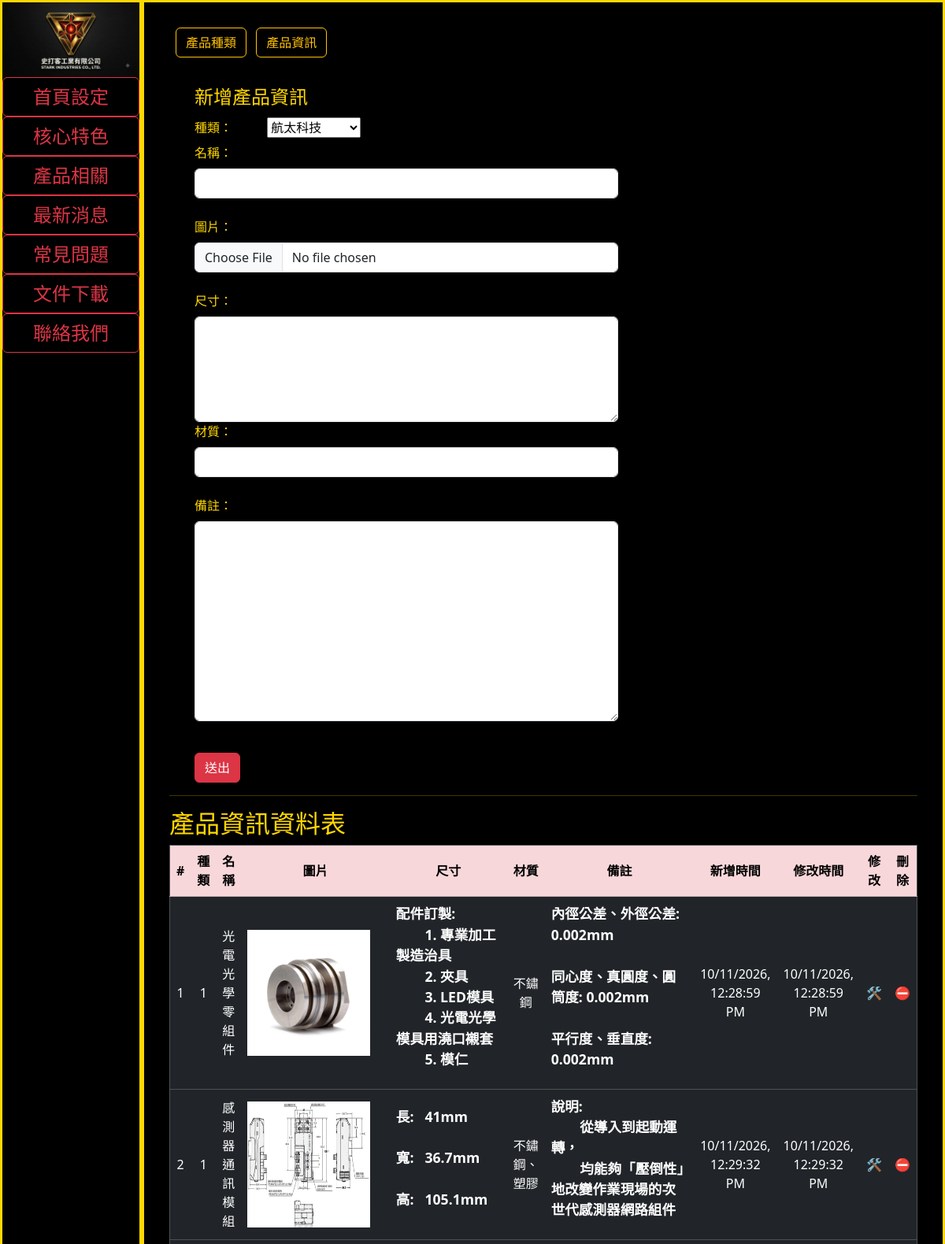
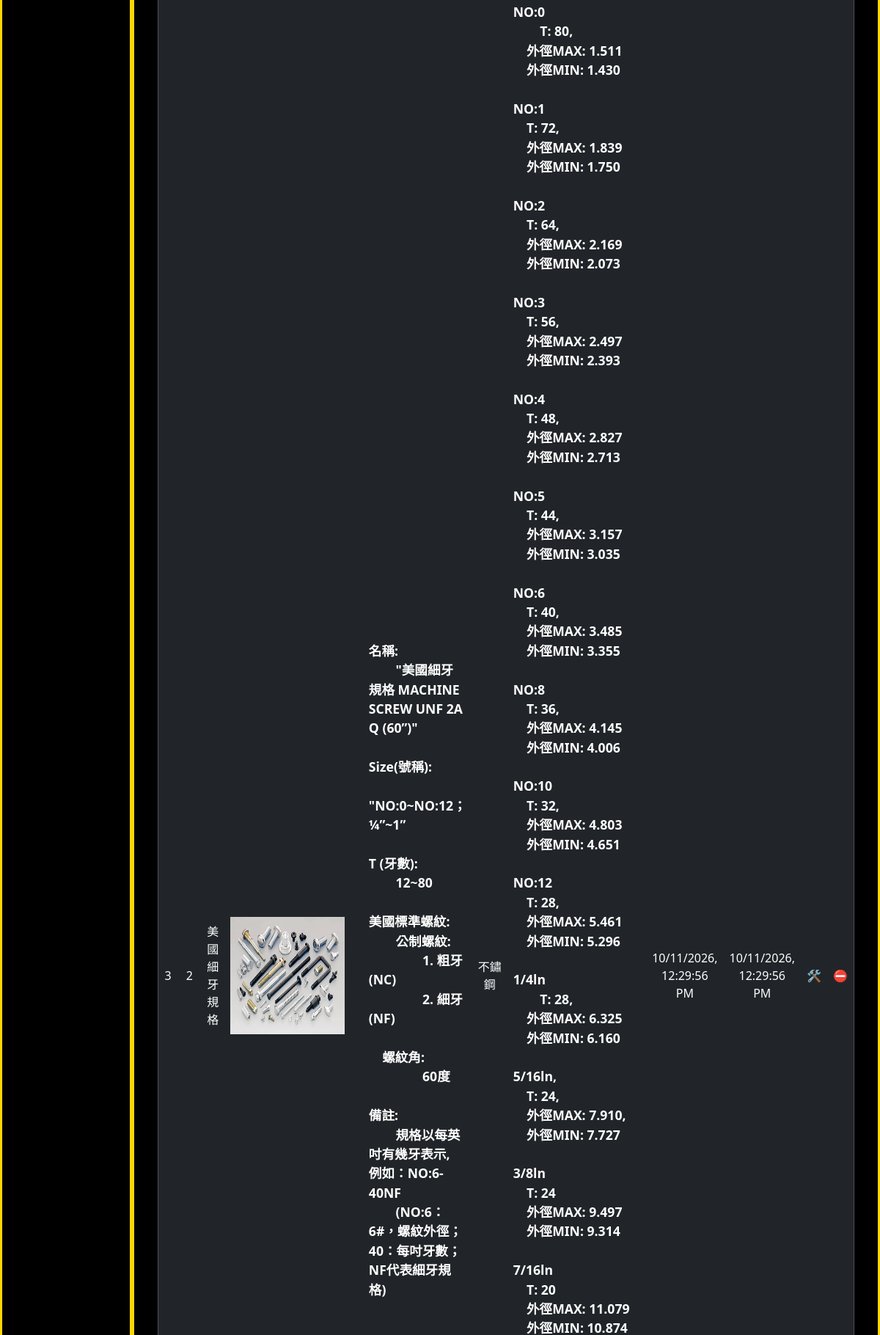
Screenshot of /backend/product/item/ (upper part) with the database file from the repository (2 pictures, top to bottom).
### internal/models.py (models this page shows, shortened)
class Item(models.Model):
    itemid = models.AutoField(primary_key=True)
    name = models.CharField(max_length=30, null=False)
    imgpath = models.CharField(max_length=100)
    dimension = models.TextField(null=False)
    material = models.CharField(max_length=100, null=False)
    info = models.TextField()
    categoryid = models.ForeignKey('Category', on_delete=models.CASCADE)
    addtime = models.BigIntegerField(editable=False)
    lastUpdate = models.BigIntegerField(editable=False)

### backend/views.py (the view)
# urls.py: path("backend/product/item/", backend.Item),
def Item(request, itemId :int=0, actionType :str=None):
    if request.method == "POST":
        form = ValidForm.Item(request.POST, request.FILES)
        if form.is_valid():
            if actionType == "put" and itemId > 0:
                record = models.Item.objects.get(itemid=itemId)
                if request.FILES.get('image') and request.FILES.get('image').size() > 0 :
                    if record.imgpath != None:
                        __DeleteFile(record.imgpath)
                    imgName = __SaveFile(request.FILES.get('image',''), request.POST['name'], ".webp")
                    record.imgPath = "/media/" + imgName
                else:
                    record.imgpath = ""
                record.name = request.POST['name']
                record.dimension = request.POST['dimension']
                record.material = request.POST['material']
                record.info = request.POST['info']
                record.categoryid_id = request.POST['categoryid']
                record.save()
                msg = "update success!"
            else:
               if request.FILES.get('image') and request.FILES.get('image').size() > 0:
                   imgName = __SaveFile(request.FILES.get('image',''), request.POST['name'], ".webp")
                   imgPath = "/media/" + imgName
               else:
                   imgPath = ""
               name = request.POST['name']
               dimension = request.POST['dimension']
               material = request.POST['material']
               info = request.POST['dimension']
               categoryid = request.POST['categoryid']
               record = models.Item.objects.create(name=name, imgpath=imgPath, dimension=dimension, material=material, info=info, categoryid_id=categoryid)
               record.save()
               msg = "insert success!"
        else:
            formError = form.errors
            error = ""
            for e in formError.values:
                error = error + e + " \t"
            msg = error
            form = ValidForm()
    else:
        if actionType == "delete" and itemId > 0:
            record = models.Item.objects.get(itemid=itemId)
            __DeleteFile(record.imgpath)
            record.delete()
            msg = "delete success!"
    query = models.Item.objects.all()
    query2 = models.Category.objects.filter(enable=True)
    data = query
    topics = query2
    mainType = pageMainType[2]
    subType = pageSubType[mainType][1]
    menu = typeData
    subMenu = subTypeData.get(mainType)
    currentTypeName = pageTypeName[subType]
    return render(request, "backend_item.htm", locals())

### templates_admin/backend_item.htm (shortened to what this page needs)
{% extends "backend_template.htm" %}
{% load static %}
{% block content%}
<div id="iframeBody">
	<div class="backendSubMenu">
		{% for type in subMenu %}
		<button class="btn btn-outline-warning" onclick="changePage('{{mainType}}', '{{type.type}}');">{{type.typeName}}</button>
		{% endfor%}
	</div>
	<div class="formSet">
		<form action="/backend/{{mainType}}/{{subType}}/" method="POST" enctype="multipart/form-data">
			<fieldset>
				<legend>新增{{ currentTypeName }}</legend>
				<div class="mb-3">
					<label class="form-label" for="topic">種類：</label>
					<select name="categoryid" required>
					{% for topic in topics %}
						<option value="{{topic.    }}">{{topic.name}}</option>
					{% endfor %}
					</select><br>
					<label class="form-label" for="name">名稱：</label>
					<input class="form-control" name="name" maxlength="30" required/><br>
					<label class="form-label" for="image">圖片：</label>
					<input class="form-control" type="file" name="image" required/><br>
					<label class="form-label" for="dimension">尺寸：</label>
					<textarea class="form-control" name="dimension" rows="5" cols="50" required></textarea>
					<label class="form-label" for="material">材質：</label>
					<input class="form-control" name="material" maxlength="100" required/><br>
					<label class="form-label" for="info">備註：</label><br>
					<textarea class="form-control" name="info" rows="10" cols="50" ></textarea><br>
				</div>
				<input class="btn btn-danger" type="submit" value="送出" />
			</fieldset>
		</form>
	</div>
	<hr>
	{% if data %}
	<div>
		<h2>{{ currentTypeName }}資料表</h2>
		<table class="table table-dark" id="rawTable" border="1">
			<tr class="table-danger">
				<th>#</th>
				<th>種類</th>
				<th>名稱</th>
				<th width="20%">圖片</th>
				<th width="15%">尺寸</th>
				<th>材質</th>
				<th width="20%">備註</th>
				<th>新增時間</th>
				<th>修改時間</th>
				<th>修改</th>
				<th>刪除</th>
			</tr>
			{% for row in data%}
			<tr>
				<td>{{row.itemid}}</td>
				<td>{{row.categoryid_id}}</td>
				<td>{{row.name}}</td>
				<td><div class="showImage"><img width="100%" height="100%" src="{{row.imgpath}}" /></div></td>
				<td><pre>{{row.dimension}}</pre></td>
				<td>{{row.material}}</td>
				<td><pre>{{row.info}}</pre></td>
				<td><script>document.write(new Date(Number({{row.addtime}}) * 1000).toLocaleString());</script></td>
				<td><script>document.write(new Date(Number({{row.lastUpdate}}) * 1000).toLocaleString());</script></td>
				<td><span onclick="putData({{row.itemid}},'{{mainType}}','{{subType}}');">🛠️</span></td>
				<td><span onclick="deleteData({{ row.itemid }}, '{{mainType}}', '{{subType}}');">⛔️</span></td>
			</tr>
			{% endfor %}
		</table>
	</div>
	{% endif %}
</div>
{% endblock %}

### static/css/backend.css (style rules this page uses)
body { background-color: black; color: gold; width: 100%; font-size: 1rem; }
label { margin-right: 40px; }
table { text-align: center; }
tr { vertical-align: middle; }
pre { font-family: inherit; font-size: 1.1rem; font-weight: bold; white-space: pre-wrap; text-align: left; }
#iframeBody { padding: 0 2em; }
.formSet { width: 60%; padding-left: 2em; }
.backendSubMenu { width: 100%; padding-top: 2em; padding-bottom: 2em; }
.backendSubMenu button { margin-left: .5em; }
.showImage { width: 90%; height: 10em; }

### rows the page displays
Item: itemid "1", categoryid_id "1", name "光電光學零組件", imgpath (picture), dimension "配件訂製: 1. 專業加工製造治具 2. 夾具 3. LED模具 4. 光電光學模具用澆口襯套 5. 模仁", material "不鏽鋼", info "內徑公差、外徑公差: 0.002mm 同心度、真圓度、圓筒度: 0.002mm 平行度、垂直度: 0.002mm"
Item: itemid "2", categoryid_id "1", name "感測器通訊模組", imgpath (picture), dimension "長: 41mm 寬: 36.7mm 高: 105.1mm", material "不鏽鋼、塑膠", info "說明: 從導入到起動運轉， 均能夠「壓倒性」地改變作業現場的次世代感測器網路組件"
Item: itemid "3", categoryid_id "2", name "美國細牙規格", imgpath (picture), dimension "名稱: \"美國細牙規格 MACHINE SCREW UNF 2A Q (60”)\" Size(號稱): \"NO:0~NO:12；¼”~1” T (牙數): 12~80 美國標準螺紋: 公制螺紋: 1. 粗牙(NC) 2. 細牙(NF) 螺紋角: 60度 備註: 規格以每英吋有幾牙表示, 例如：NO:6-40NF (NO:6：6#，螺紋外徑；40：每吋牙數；NF代表細牙規格)…", material "不鏽鋼"

### other values shown
{{ typeName }} "首頁設定" "核心特色" "產品相關" "最新消息" "常見問題" "文件下載" "聯絡我們"
{{ type.typeName }} "產品種類" "產品資訊"
{{ currentTypeName }} "產品資訊"
form field categoryid "航太科技"
